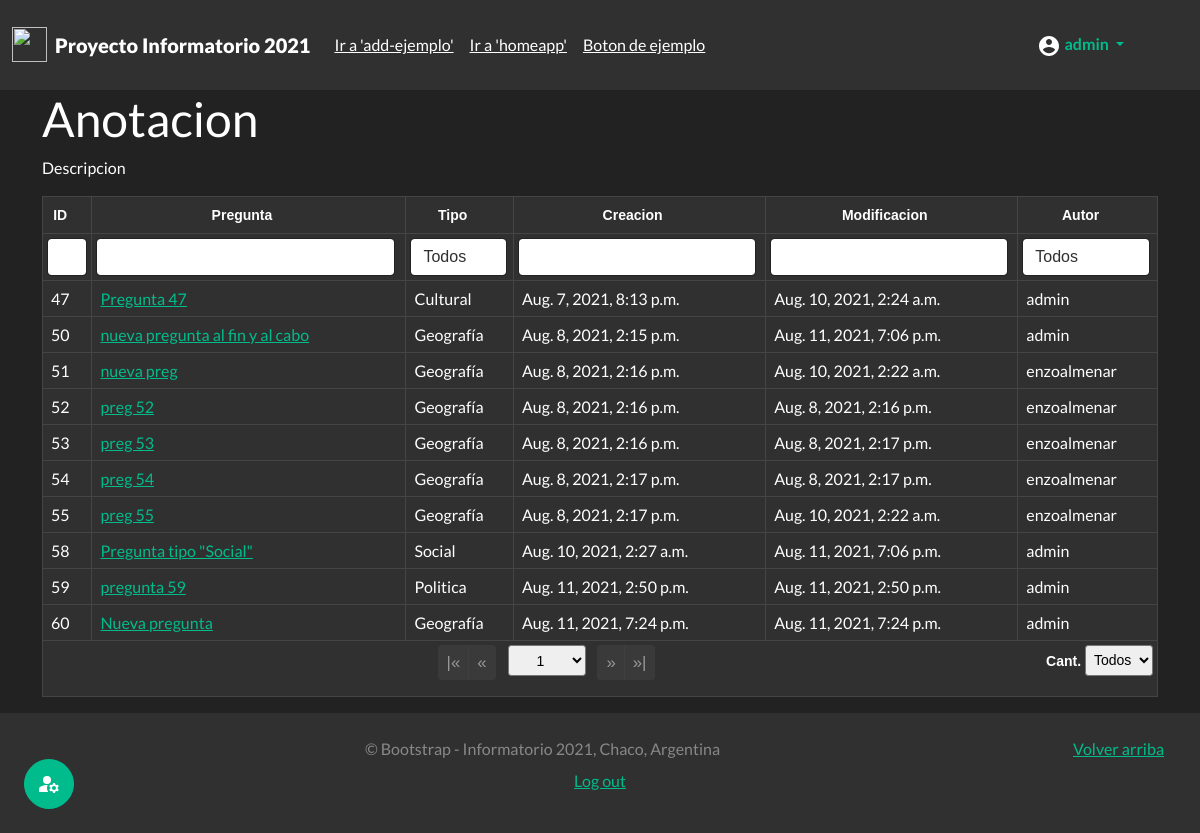
The page /useradmin/prg (signed in) on the database its author committed.
### juego_chaco/models.py (models this page shows)
class Pregunta(models.Model):
    autor = models.ForeignKey(User, on_delete=models.CASCADE) #modificar mas adelante
    pregunta = models.CharField(max_length=500)
    clasificacion = models.CharField(max_length=30,choices=Clasificacion.choices,default=Clasificacion.GEOGRAFIA,)
    fecha_creacion = models.DateTimeField(auto_now_add=True, editable=False)
    fecha_modificacion = models.DateTimeField(auto_now=True)
    def __str__(self):
        return self.pregunta

### authusuario/views.py (the view)
# urls.py: path('useradmin/<str:id>',views.mi_useradmin,name="mi_useradmin"),
@login_required(login_url="login")
@permission_required('authusuario.es_usuario_admin',raise_exception=True)
def mi_useradmin(request,id):
    sw={"prg":admin_cuestionarios,"usr":admin_usuarios,"act":admin_actividades}
    func= sw.get(id,"ERROR")
    if func != "ERROR":
        return func(request)
    raise Http404

### juego_chaco/views.py (called while the page is built)
def admin_cuestionarios(request):
    lista_preguntas=Pregunta.objects.all()
    context={"cuestionario":lista_preguntas}
    return render(request,'admin/admin_cuestionarios.html',context)

### templates/admin/admin_cuestionarios.html (shortened to what this page needs)
{% extends 'base.html' %}
{% load static %}
{% block load_scr %}
<link href={% static 'css/theme.bootstrap_4.css' %} rel="stylesheet">
<link href={% static 'css/jquery.tablesorter.pager.css' %} rel="stylesheet">
{% endblock  %}
{% block content %}
<div class="container">
  <h1>Anotacion</h2>
  <p>Descripcion</p>
  <table class="table table-dark table-bordered table-hover table-responsive">
    <thead class="thead-dark text-center">
      <tr>
        <th>ID</th>
        <th>Pregunta</th>
        <th class="filter-select filter-exact" data-placeholder="Todos">Tipo</th>
        <th>Creacion</th>
        <th>Modificacion</th>
        <th class="filter-select filter-exact" data-placeholder="Todos">Autor</th>
    </thead>
    <tfoot class="text-center">
      <tr>
        <th colspan="7" class="ts-pager">
          <div class="form-inline">
            <div class="btn-group btn-group-sm mx-1" role="group">
              <button type="button" class="btn btn-secondary first" title="first">|&laquo;</button>
              <button type="button" class="btn btn-secondary prev" title="previous">&laquo;</button>
            </div>
            <select class="form-control-sm custom-select px-4 mx-1 pagenum" title="N° de página"></select>
            <div class="btn-group btn-group-sm mx-1" role="group">
              <button type="button" class="btn btn-secondary next" title="next">&raquo;</button>
              <button type="button" class="btn btn-secondary last" title="last">&raquo;|</button>
            </div>
            <p class="float-end">
              <a>Cant.</a>
              <select class="form-control-sm custom-select px-1 pagesize" title="Seleccione el tamaño de página">
                <option value="all">Todos</option>
            </p>
          </div>
        </th>
      </tr>
    </tfoot>
    <tbody>
      {% for pregunta in cuestionario %}
        <tr>
        <td>{{pregunta.pk}}</td>
        <td><a href= {% url 'editar' 'ver' pregunta.pk %}>{{pregunta}}</a></td>
        <td>{{pregunta.clasificacion}}</td>
        <td>{{pregunta.fecha_creacion}}</td>
        <td>{{pregunta.fecha_modificacion}}</td>
        <td>{{pregunta.autor}}</td>
        </tr>
      {% endfor %}
    </tbody>
  </table>
</div>
{% endblock  %}

### templates/partials/_header.html (shortened to what this page needs)
{% load static %}
<header class="sticky-top">
  <nav class="navbar navbar-expand-md navbar-dark bg-dark">
    <div class="container-fluid">
      <a href={% url 'home'%} class="navbar-brand d-flex align-items-center">
        <img class="me-2" src={% static 'img/w_logo.png' %} alt="" width="35" height="35">
        <div class="navbar-collapse collapse">
          <strong><b>Proyecto Informatorio 2021</b></strong>
        </div>
      </a>
      <div class="navbar-collapse collapse" id="navbarHeader">
        <ul class="navbar-nav me-auto mb-2 mb-md-0">
          <li class="nav-link"><a href='#' class="text-white">Ir a 'add-ejemplo'</a></li>
          <li class="nav-link"><a href='#' class="text-white">Ir a 'homeapp'</a></li>
          <li class="nav-link"><a href="#" class="text-white">Boton de ejemplo</a></li>
        </ul>
      </div>
      {% if user.is_authenticated %}
      <li class="nav-link dropdown">
        <a href="#" class="nav-link dropdown-toggle active" id="navbarDropdownUserInfo" role="button" data-bs-toggle="dropdown" aria-expanded="false">
          <b>{{user.username}}</b>
        </a>
      </li>
      {% else %}
      <li class="nav-link"><a href={% url 'login'%} class="text-white">Iniciar sesion</a><a> / </a><a href={% url 'register'%} class="btn btn-success"><b>Registrarse</b></a></li>
      {% endif %}
    </div>
  </nav>
</header>

### Proyecto_InfoCh2021/static/css/sidebars.css (style rules this page uses)
.dropdown-toggle { outline: 0; }

### templates/admin/admin_cuestionarios.html (style rules this page uses)
.tablesorter-pager .btn-group-sm .btn { font-size: 1.2em; }

### rows shown on the page
Pregunta: pk "47", pregunta "Pregunta 47", clasificacion "Cultural", fecha_creacion "Aug. 7, 2021, 8:13 p.m.", fecha_modificacion "Aug. 10, 2021, 2:24 a.m.", autor "admin"
Pregunta: pk "50", pregunta "nueva pregunta al fin y al cabo", clasificacion "Geografía", fecha_creacion "Aug. 8, 2021, 2:15 p.m.", fecha_modificacion "Aug. 11, 2021, 7:06 p.m.", autor "admin"
Pregunta: pk "51", pregunta "nueva preg", clasificacion "Geografía", fecha_creacion "Aug. 8, 2021, 2:16 p.m.", fecha_modificacion "Aug. 10, 2021, 2:22 a.m.", autor "enzoalmenar"
Pregunta: pk "52", pregunta "preg 52", clasificacion "Geografía", fecha_creacion "Aug. 8, 2021, 2:16 p.m.", fecha_modificacion "Aug. 8, 2021, 2:16 p.m.", autor "enzoalmenar"
Pregunta: pk "53", pregunta "preg 53", clasificacion "Geografía", fecha_creacion "Aug. 8, 2021, 2:16 p.m.", fecha_modificacion "Aug. 8, 2021, 2:17 p.m.", autor "enzoalmenar"
Pregunta: pk "54", pregunta "preg 54", clasificacion "Geografía", fecha_creacion "Aug. 8, 2021, 2:17 p.m.", fecha_modificacion "Aug. 8, 2021, 2:17 p.m.", autor "enzoalmenar"
Pregunta: pk "55", pregunta "preg 55", clasificacion "Geografía", fecha_creacion "Aug. 8, 2021, 2:17 p.m.", fecha_modificacion "Aug. 10, 2021, 2:22 a.m.", autor "enzoalmenar"
Pregunta: pk "58", pregunta "Pregunta tipo \"Social\"", clasificacion "Social", fecha_creacion "Aug. 10, 2021, 2:27 a.m.", fecha_modificacion "Aug. 11, 2021, 7:06 p.m.", autor "admin"
Pregunta: pk "59", pregunta "pregunta 59", clasificacion "Politica", fecha_creacion "Aug. 11, 2021, 2:50 p.m.", fecha_modificacion "Aug. 11, 2021, 2:50 p.m.", autor "admin"
Pregunta: pk "60", pregunta "Nueva pregunta", clasificacion "Geografía", fecha_creacion "Aug. 11, 2021, 7:24 p.m.", fecha_modificacion "Aug. 11, 2021, 7:24 p.m.", autor "admin"

### other values the page prints
{{ user.username }} "admin"
